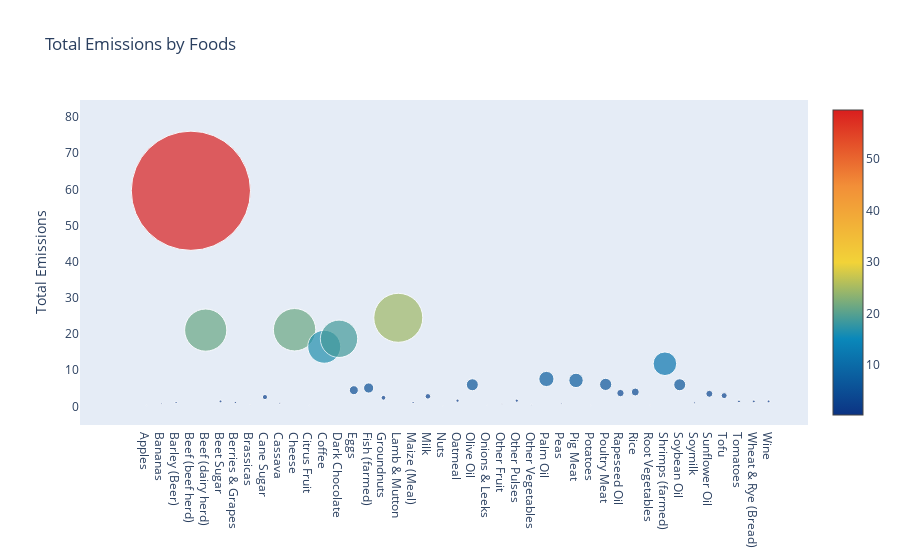

Here is the notebook cell this chart was saved with:
### Markdown cell above
<h3 style="color:#8B0000;">Investigate which foods contribute to most of the carbon footprint:</h3>

### Code cell
food_df= df.groupby("Food product")['Total_emissions'].sum().reset_index()

trace = go.Scatter(
    y = food_df.Total_emissions,
    x = food_df["Food product"],
    mode='markers',
    marker=dict(
        sizemode = 'diameter',
        sizeref = 1,
        size = food_df.Total_emissions*2,
        color = food_df.Total_emissions,
        colorscale='Portland',
        showscale=True
    )
)
data = [trace]

layout= go.Layout(
    autosize= True,
    title= 'Total Emissions by Foods',
    hovermode= 'closest',
     xaxis= dict(
         ticklen= 5,
         showgrid=False,
        zeroline=False,
        showline=False
     ),
    yaxis=dict(
        title= 'Total Emissions',
        showgrid=False,
        zeroline=False,
        ticklen= 5,
        gridwidth= 2
    ),
    showlegend= False
)
fig = go.Figure(data=data, layout=layout)
py.iplot(fig,filename='scatterplot')

### Figure 1 — Plotly figure (JSON) as saved in the notebook; plotly's stock layout.template omitted (floating-point values rounded to 4 significant figures)
{"data": [{"marker": {"color": [0.3, 0.8, 1.1, 59.6, 21.1, 1.4, 1.1, 0.4, 2.6, 0.9, 21.2, 0.3, 16.5, 18.7, 4.5, 5.1, 2.4, 24.5, 1.1, 2.8, 0.2, 1.6, 6.0, 0.3, 0.7, 1.6, 0.5, 7.6, 0.8, 7.2, 0.3, 6.1, 3.7, 4.0, 0.3, 11.8, 6.0, 1.0, 3.5, 3.0, 1.4, 1.4, 1.4], "colorscale": [[0.0, "rgb(12,51,131)"], [0.25, "rgb(10,136,186)"], [0.5, "rgb(242,211,56)"], [0.75, "rgb(242,143,56)"], [1.0, "rgb(217,30,30)"]], "showscale": true, "size": [0.6, 1.6, 2.2, 119.2, 42.2, 2.8, 2.2, 0.8, 5.2, 1.8, 42.4, 0.6, 33.0, 37.4, 9.0, 10.2, 4.8, 49.0, 2.2, 5.6, 0.4, 3.2, 12.0, 0.6, 1.4, 3.2, 1.0, 15.2, 1.6, 14.4, 0.6, 12.2, 7.4, 8.0, 0.6, 23.6, 12.0, 2.0, 7.0, 6.0, 2.8, 2.8, 2.8], "sizemode": "diameter", "sizeref": 1}, "mode": "markers", "type": "scatter", "x": ["Apples", "Bananas", "Barley (Beer)", "Beef (beef herd)", "Beef (dairy herd)", "Beet Sugar", "Berries & Grapes", "Brassicas", "Cane Sugar", "Cassava", "Cheese", "Citrus Fruit", "Coffee", "Dark Chocolate", "Eggs", "Fish (farmed)", "Groundnuts", "Lamb & Mutton", "Maize (Meal)", "Milk", "Nuts", "Oatmeal", "Olive Oil", "Onions & Leeks", "Other Fruit", "Other Pulses", "Other Vegetables", "Palm Oil", "Peas", "Pig Meat", "Potatoes", "Poultry Meat", "Rapeseed Oil", "Rice", "Root Vegetables", "Shrimps (farmed)", "Soybean Oil", "Soymilk", "Sunflower Oil", "Tofu", "Tomatoes", "Wheat & Rye (Bread)", "Wine"], "y": [0.3, 0.8, 1.1, 59.6, 21.1, 1.4, 1.1, 0.4, 2.6, 0.9, 21.2, 0.3, 16.5, 18.7, 4.5, 5.1, 2.4, 24.5, 1.1, 2.8, 0.2, 1.6, 6.0, 0.3, 0.7, 1.6, 0.5, 7.6, 0.8, 7.2, 0.3, 6.1, 3.7, 4.0, 0.3, 11.8, 6.0, 1.0, 3.5, 3.0, 1.4, 1.4, 1.4]}], "layout": {"autosize": true, "hovermode": "closest", "showlegend": false, "title": {"text": "Total Emissions by Foods"}, "xaxis": {"showgrid": false, "showline": false, "ticklen": 5, "zeroline": false}, "yaxis": {"gridwidth": 2, "showgrid": false, "ticklen": 5, "title": {"text": "Total Emissions"}, "zeroline": false}}}
